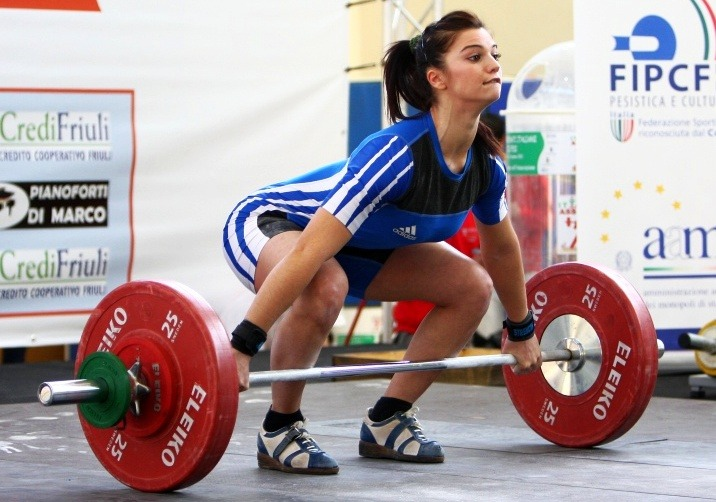
#> input picture 영상처리 튜토리얼/images/test.jpg, 716 x 502 px
$ python '30-1.템플릿매칭.py'
#> lines starting #> are read from the running program, lines starting #| are printed output that depends on the picture
import numpy as np
import cv2
from matplotlib import pyplot as plt

def tmpMatching():
    img1 = cv2.imread('images/test.jpg',cv2.IMREAD_GRAYSCALE)
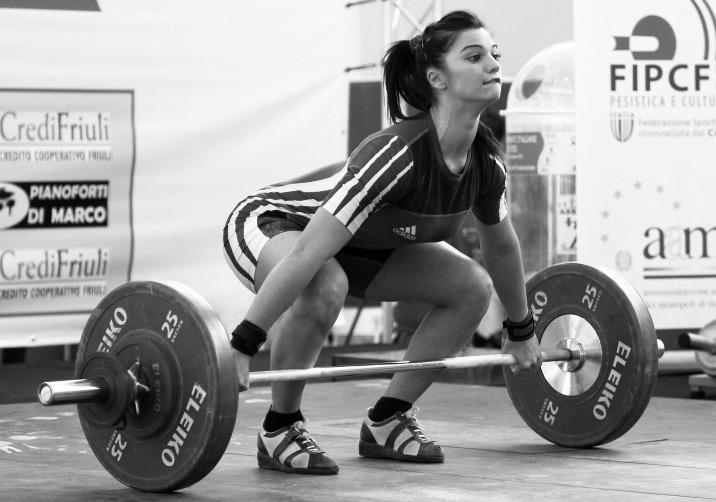
#> img1: shape (502, 716); min 0, max 255, mean 157
    img2 = img1.copy()

    template = cv2.imread('images/face.jpg',cv2.IMREAD_GRAYSCALE)
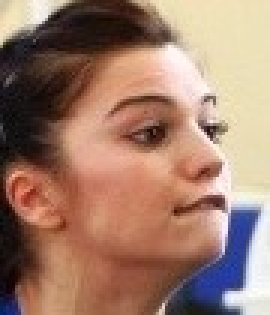
#> input picture 영상처리 튜토리얼/images/face.jpg, 90 x 105 px (shown 3 times larger)
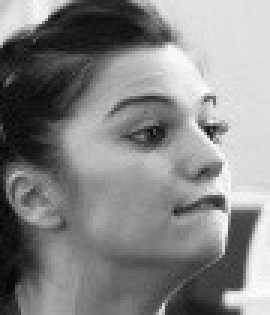
#> template: shape (105, 90) (shown 3 times larger); min 2, max 255, mean 133.5
    w,h = template.shape[::-1]
#> w = 90; h = 105

    methods = ['cv2.TM_CCOEFF_NORMED','cv2.TM_CCORR','cv2.TM_CCORR_NORMED','cv2.TM_SQDIFF','cv2.TM_SQDIFF_NORMED']

    for meth in methods:
        img1 = img2.copy()
        method = eval(meth)

        try:
            res = cv2.matchTemplate(img1,template,method)
            min_val,max_val,min_loc,max_loc = cv2.minMaxLoc(res)
        except:
            print('오류',meth)
            continue

        if method in [cv2.TM_SQDIFF,cv2.TM_SQDIFF_NORMED]:
            top_left = min_loc
        else:
            top_left = max_loc

        bottom_right = (top_left[0]+w,top_left[1]+h)
        cv2.rectangle(img1,top_left,bottom_right,255,2)

        plt.subplot(121),plt.imshow(res,cmap='gray')
        plt.title('Matching Result'),plt.xticks([]),plt.yticks([])

        plt.subplot(122),plt.imshow(img1,cmap='gray')
        plt.title('Detected Point'),plt.xticks([]),plt.yticks([])
        plt.suptitle(meth)

        plt.show()
#> this loop made 5 passes
#> (min_val, max_val, min_loc, top_left, bottom_right) on passes 1 to 3: (-0.639, 1, (334, 47), (425, 13), (515, 118)), (45532464, 309099872, (345, 186), (252, 0), (342, 105)), (0.46, 1, (337, 173), (425, 13), (515, 118))
#> (min_val, max_val, max_loc, top_left, bottom_right) on passes 4 to 5: (35312, 194610176, (332, 42), (425, 13), (515, 118)), (0.000165, 1, (405, 90), (425, 13), (515, 118))
#> pass 1, in tmpMatching, `res = cv2.matchTemplate(img1,template,method)`:
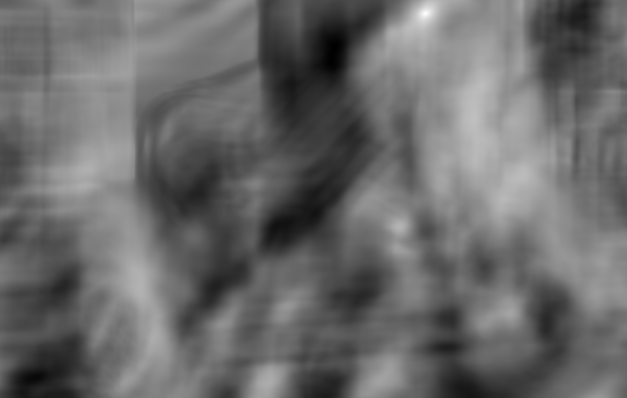
#> res: shape (398, 627) float32; min -0.639, max 1, mean 0.0441; drawn with min black and max white
#> pass 1, in tmpMatching, `plt.show()`:
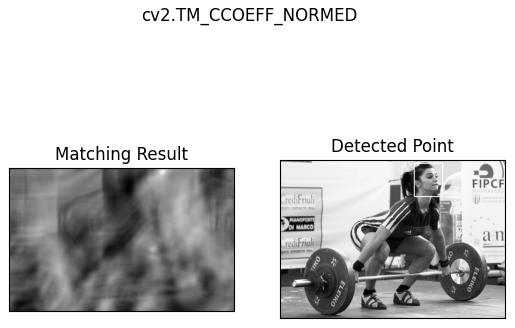
#> figure drawn by matplotlib, 2 panels
#> pass 3, in tmpMatching, `res = cv2.matchTemplate(img1,template,method)`:
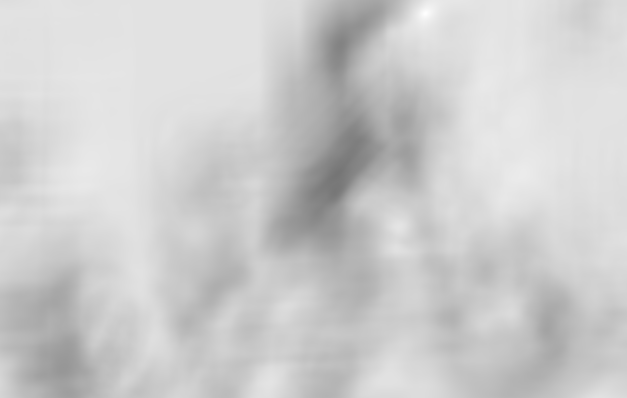
#> res: shape (398, 627) float32; min 0.46, max 1, mean 0.804
#> after the loop:
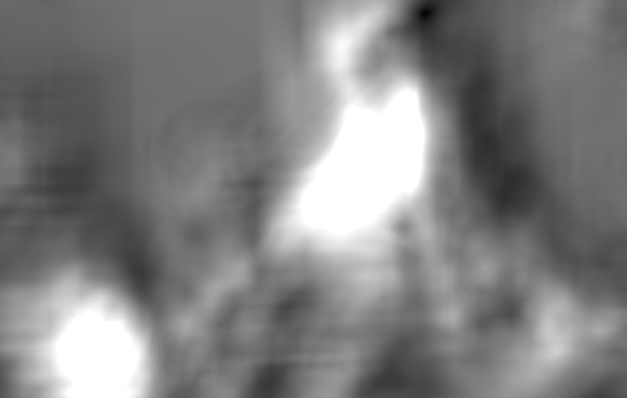
#> res: shape (398, 627) float32; min 0.000165, max 1, mean 0.506

tmpMatching()
